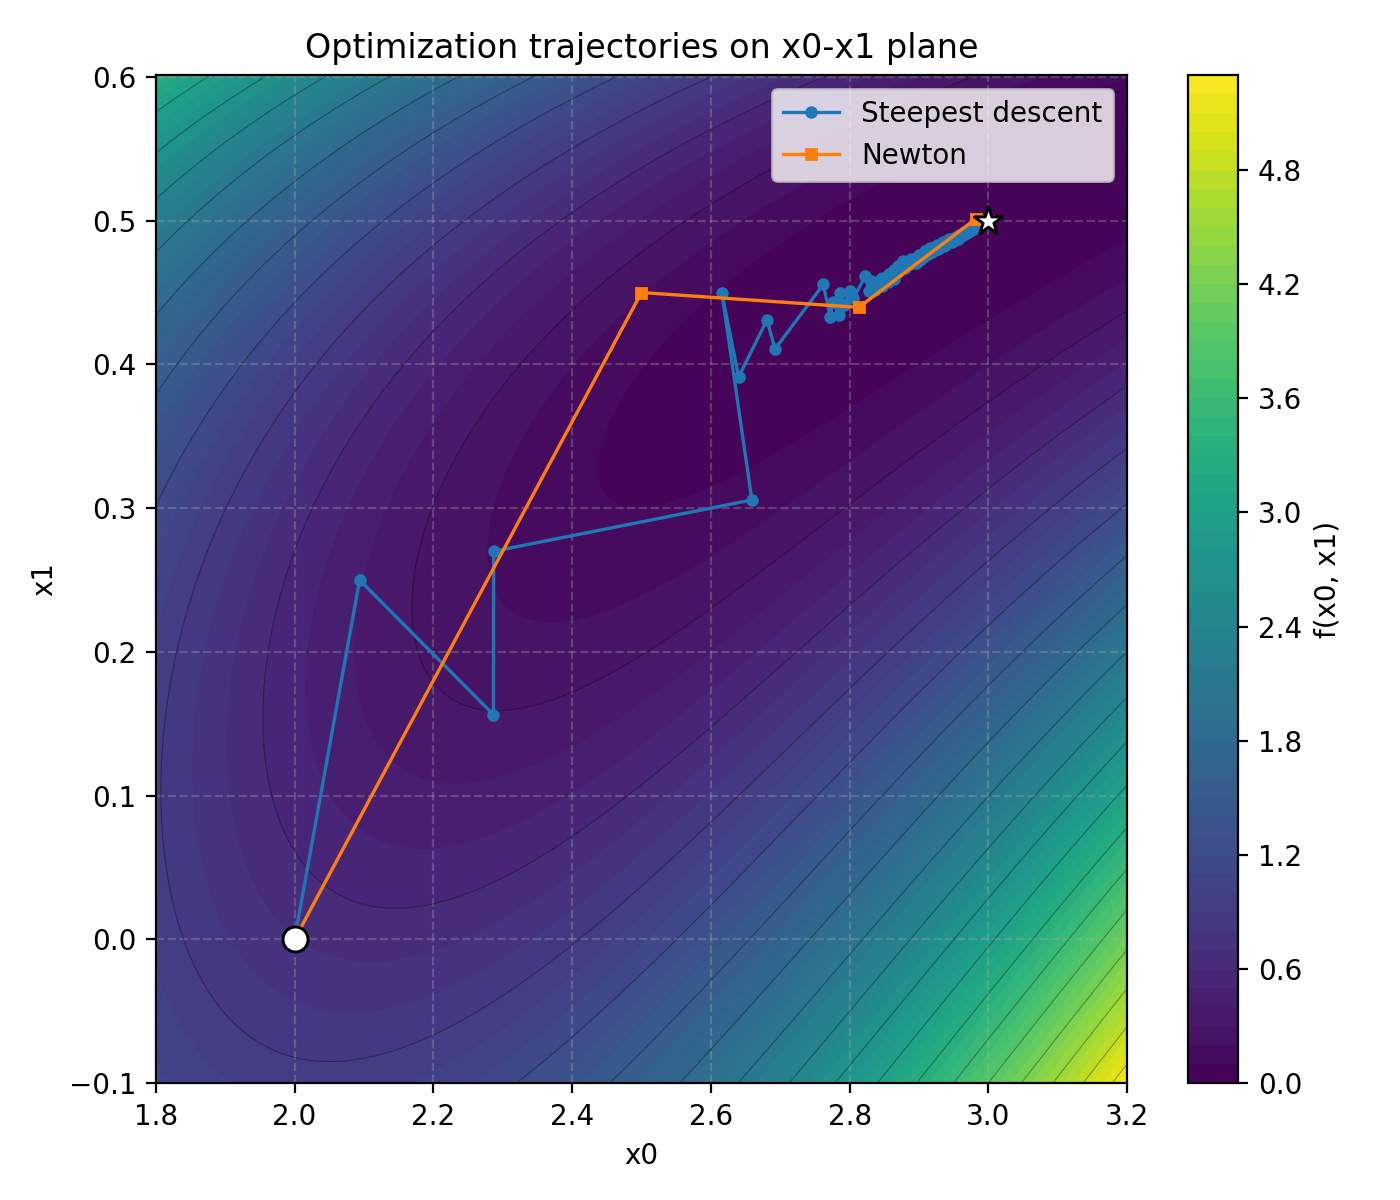

Write the Python code that produced this figure.
#!/usr/bin/env python
# -*- coding: utf-8 -*-

from __future__ import annotations

from dataclasses import dataclass
from pathlib import Path

import numpy as np

# =========================================================
# 課題19の設定
# f(x) = sum_{i=0}^2 f_i(x)^2
# f_i(x) = y_i - x0 (1 - x1^{i+1})
# y0=1.5, y1=2.25, y2=2.625
# =========================================================


Y_VALUES = np.array([1.5, 2.25, 2.625], dtype=float)


def fi_and_derivatives(x):
    """
    f_i(x), grad f_i(x), Hessian f_i(x) をまとめて返す
    """
    x0, x1 = x[0], x[1]
    fi_list = []
    gi_list = []
    hi_list = []

    for i, yi in enumerate(Y_VALUES):
        a = i + 1
        x1a = x1**a
        fi = yi - x0 + x0 * x1a

        # grad f_i
        dfi_dx0 = -1.0 + x1a
        dfi_dx1 = x0 * a * (x1 ** (a - 1))
        gi = np.array([dfi_dx0, dfi_dx1], dtype=float)

        # Hessian f_i
        d2fi_dx0dx0 = 0.0
        d2fi_dx0dx1 = a * (x1 ** (a - 1))
        if a == 1:
            d2fi_dx1dx1 = 0.0
        else:
            d2fi_dx1dx1 = x0 * a * (a - 1) * (x1 ** (a - 2))
        hi = np.array(
            [[d2fi_dx0dx0, d2fi_dx0dx1], [d2fi_dx0dx1, d2fi_dx1dx1]],
            dtype=float,
        )

        fi_list.append(fi)
        gi_list.append(gi)
        hi_list.append(hi)

    return fi_list, gi_list, hi_list


def evalf(x):
    """
    目的関数 f(x) = sum f_i(x)^2
    """
    fi_list, _, _ = fi_and_derivatives(x)
    return float(np.sum(np.square(fi_list)))


def evalg(x):
    """
    勾配ベクトル ∇f(x) = 2 * sum f_i(x) * ∇f_i(x)
    """
    fi_list, gi_list, _ = fi_and_derivatives(x)
    grad = np.zeros(2, dtype=float)
    for fi, gi in zip(fi_list, gi_list):
        grad += 2.0 * fi * gi
    return grad


def evalh(x):
    """
    ヘッセ行列 ∇^2 f(x)
    = 2 * sum ( f_i(x) * ∇^2 f_i(x) + ∇f_i(x) ∇f_i(x)^T )
    """
    fi_list, gi_list, hi_list = fi_and_derivatives(x)
    hess = np.zeros((2, 2), dtype=float)
    for fi, gi, hi in zip(fi_list, gi_list, hi_list):
        hess += 2.0 * (fi * hi + np.outer(gi, gi))
    return hess


@dataclass(frozen=True)
class IterationHistory2D:
    x: np.ndarray  # shape (n, 2)
    f: np.ndarray  # shape (n,)


# =========================================================
# バックトラック法（共通で使う）
# =========================================================


def backtracking(xk, dk, evalf, evalg, t_init=1.0, rho=0.5, xi=1e-4):
    """
    バックトラック法（アルミホ条件）
    """
    t = t_init
    fk = evalf(xk)
    gk = evalg(xk)
    while True:
        x_new = xk + t * dk
        if evalf(x_new) <= fk + xi * t * np.dot(dk, gk):
            break
        t *= rho
    return t


# =========================================================
# (a) バックトラック法付き最急降下法
# =========================================================


def steepest_descent_bt(
    x0,
    evalf,
    evalg,
    eps=1e-6,
    max_iter=1000,
    xi=1e-4,
    rho=0.5,
    t_init=1.0,
    *,
    return_history=False,
):
    x = x0.copy()
    history_x = [x.copy()]
    history_f = [float(evalf(x))]

    for k in range(max_iter):
        g = evalg(x)
        if np.linalg.norm(g) <= eps:
            if return_history:
                hist = IterationHistory2D(np.stack(history_x, axis=0), np.array(history_f))
                return x, evalf(x), k, hist
            return x, evalf(x), k

        dk = -g
        tk = backtracking(x, dk, evalf, evalg, t_init=t_init, rho=rho, xi=xi)
        x = x + tk * dk

        history_x.append(x.copy())
        history_f.append(float(evalf(x)))

    if return_history:
        hist = IterationHistory2D(np.stack(history_x, axis=0), np.array(history_f))
        return x, evalf(x), max_iter, hist
    return x, evalf(x), max_iter


# =========================================================
# (b) バックトラック法付きニュートン法
# =========================================================


def newton_bt(
    x0,
    evalf,
    evalg,
    evalh,
    eps=1e-6,
    max_iter=1000,
    xi=1e-4,
    rho=0.5,
    t_init=1.0,
    *,
    return_history=False,
):
    x = x0.copy()
    history_x = [x.copy()]
    history_f = [float(evalf(x))]

    for k in range(max_iter):
        g = evalg(x)
        if np.linalg.norm(g) <= eps:
            if return_history:
                hist = IterationHistory2D(np.stack(history_x, axis=0), np.array(history_f))
                return x, evalf(x), k, hist
            return x, evalf(x), k

        H = evalh(x)
        try:
            dk = np.linalg.solve(H, -g)
        except np.linalg.LinAlgError:
            break

        tk = backtracking(x, dk, evalf, evalg, t_init=t_init, rho=rho, xi=xi)
        x = x + tk * dk

        history_x.append(x.copy())
        history_f.append(float(evalf(x)))

    if return_history:
        hist = IterationHistory2D(np.stack(history_x, axis=0), np.array(history_f))
        return x, evalf(x), max_iter, hist
    return x, evalf(x), max_iter


# =========================================================
# メイン
# =========================================================


def main():
    xi = 1e-4
    rho = 0.5
    t_init = 1.0
    x0 = np.array([2.0, 0.0])

    print("初期点 x0 =", x0)

    print("\n=== (a) バックトラック法付き最急降下法 ===")
    x_sd, f_sd, k_sd, hist_sd = steepest_descent_bt(
        x0,
        evalf,
        evalg,
        eps=1e-6,
        max_iter=1000,
        xi=xi,
        rho=rho,
        t_init=t_init,
        return_history=True,
    )
    print("最適解近似 x* ?", x_sd)
    print("最適値近似 f(x*) ?", f_sd)
    print("反復回数 =", k_sd)

    print("\n=== (b) バックトラック法付きニュートン法 ===")
    x_nt, f_nt, k_nt, hist_nt = newton_bt(
        x0,
        evalf,
        evalg,
        evalh,
        eps=1e-6,
        max_iter=1000,
        xi=xi,
        rho=rho,
        t_init=t_init,
        return_history=True,
    )
    print("最適解近似 x* ?", x_nt)
    print("最適値近似 f(x*) ?", f_nt)
    print("反復回数 =", k_nt)

    # プロット（任意）
    try:
        import matplotlib.pyplot as plt
    except ImportError:
        print("matplotlib が見つからないため、プロットをスキップします。")
        return

    all_points = np.vstack([hist_sd.x, hist_nt.x])
    x0_min, x1_min = np.min(all_points, axis=0)
    x0_max, x1_max = np.max(all_points, axis=0)
    margin0 = 0.2 * (x0_max - x0_min) if x0_max > x0_min else 1.0
    margin1 = 0.2 * (x1_max - x1_min) if x1_max > x1_min else 1.0

    x0_left, x0_right = x0_min - margin0, x0_max + margin0
    x1_bottom, x1_top = x1_min - margin1, x1_max + margin1

    n = 250
    grid_x0 = np.linspace(x0_left, x0_right, n)
    grid_x1 = np.linspace(x1_bottom, x1_top, n)
    X0, X1 = np.meshgrid(grid_x0, grid_x1)

    F = np.zeros_like(X0)
    for i, yi in enumerate(Y_VALUES):
        a = i + 1
        F += (yi - X0 + X0 * (X1**a)) ** 2

    plt.figure(figsize=(7, 6))
    cf = plt.contourf(X0, X1, F, levels=60, cmap="viridis")
    plt.contour(X0, X1, F, levels=20, colors="k", linewidths=0.4, alpha=0.35)
    cbar = plt.colorbar(cf)
    cbar.set_label("f(x0, x1)")

    plt.plot(hist_sd.x[:, 0], hist_sd.x[:, 1], "-o", markersize=3.5, linewidth=1.2, label="Steepest descent")
    plt.plot(hist_nt.x[:, 0], hist_nt.x[:, 1], "-s", markersize=3.5, linewidth=1.2, label="Newton")

    plt.scatter([hist_sd.x[0, 0]], [hist_sd.x[0, 1]], s=80, c="white", edgecolors="black", zorder=4)
    plt.scatter([hist_nt.x[0, 0]], [hist_nt.x[0, 1]], s=80, c="white", edgecolors="black", zorder=4)
    plt.scatter([hist_sd.x[-1, 0]], [hist_sd.x[-1, 1]], s=110, marker="*", c="white", edgecolors="black", zorder=5)
    plt.scatter([hist_nt.x[-1, 0]], [hist_nt.x[-1, 1]], s=110, marker="*", c="white", edgecolors="black", zorder=5)

    plt.xlabel("x0")
    plt.ylabel("x1")
    plt.title("Optimization trajectories on x0-x1 plane")
    plt.grid(True, linestyle="--", alpha=0.3)
    plt.legend()

    out_path = Path(__file__).with_name("task19.png")
    plt.tight_layout()
    plt.savefig(out_path, dpi=200)
    print(f"プロットを保存しました: {out_path}")

    import matplotlib

    if "agg" not in matplotlib.get_backend().lower():
        plt.show()


if __name__ == "__main__":
    main()
